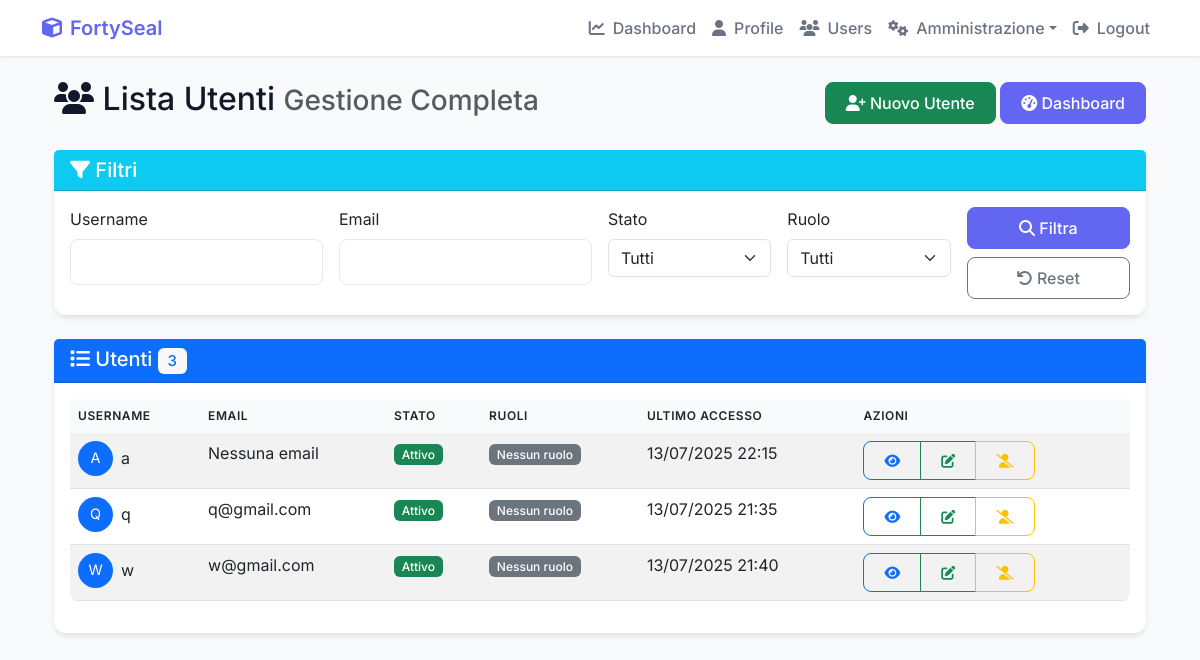
The page /user-management/users/ (signed in) on the database as committed earlier.
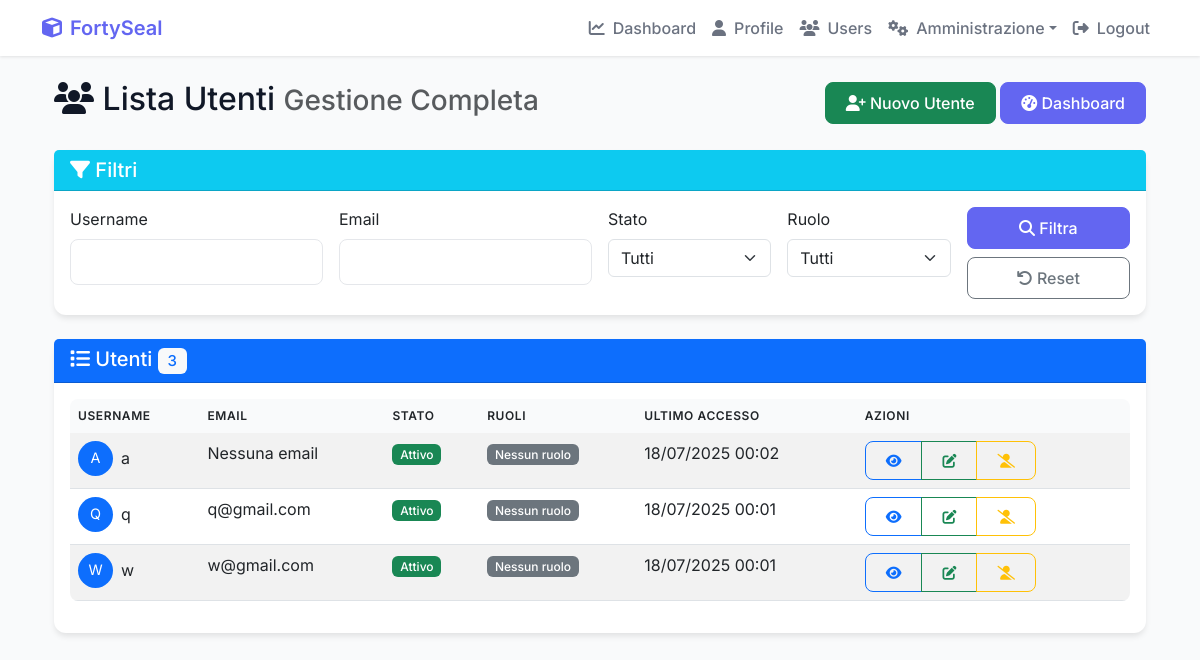
The same page on the database as committed later.
### Cripto1/models.py (models this page shows, shortened)
class UserProfile(models.Model):
    user = models.OneToOneField(User, on_delete=models.CASCADE)
    user_key = models.CharField(max_length=255, unique=True) # Keep as a unique identifier (can be hash of public key)
    public_key = models.TextField(null=True, blank=True) # Allow null for existing rows
    private_key = EncryptedTextField(null=True, blank=True) # Allow null for existing rows
    balance = models.FloatField(default=0.0)
    created_at = models.DateTimeField(auto_now_add=True)
    profile_picture = models.ImageField(upload_to='profile_pics/', blank=True, null=True)
    is_active = models.BooleanField(default=True)
    last_login_ip = models.GenericIPAddressField(null=True, blank=True)
    last_login_date = models.DateTimeField(null=True, blank=True)
    login_attempts = models.IntegerField(default=0)
    locked_until = models.DateTimeField(null=True, blank=True)
    sso_provider = models.CharField(max_length=50, blank=True, null=True)  # Per SSO
    sso_id = models.CharField(max_length=255, blank=True, null=True)  # ID esterno per SSO
    department = models.CharField(max_length=100, blank=True, null=True)
    position = models.CharField(max_length=100, blank=True, null=True)
    phone = models.CharField(max_length=20, blank=True, null=True)
    emergency_contact = models.CharField(max_length=255, blank=True, null=True)
    notes = models.TextField(blank=True, null=True)
    def is_locked(self):
        if self.locked_until and timezone.now() < self.locked_until:
            return True
        return False
    def update_last_login(self, ip_address=None):
        self.last_login_date = timezone.now()
        if ip_address:
            self.last_login_ip = ip_address
        self.save()

### Cripto1/views.py (the view)
    def wrapper(request, *args, **kwargs):
        if not request.user.is_authenticated:
            messages.error(request, "Devi essere autenticato per accedere a questa sezione.")
            return redirect('Cripto1:login')
        return view_func(request, *args, **kwargs)

### Cripto1/views.py (called while the page is built)
def user_management_required(view_func):
    def wrapper(request, *args, **kwargs):
        if not request.user.is_authenticated:
            messages.error(request, "Devi essere autenticato per accedere a questa sezione.")
            return redirect('Cripto1:login')
        return view_func(request, *args, **kwargs)
    return wrapper

### Cripto1/templates/Cripto1/user_management/user_list.html (shortened to what the changed rows need)
{% extends 'Cripto1/base.html' %}
{% load static %}
{% block content %}
<div class="container-fluid mt-4">
    <div class="row">
        <div class="col-12">
            <div class="d-flex justify-content-between align-items-center mb-4">
                <h2>
                    <i class="fas fa-users"></i> Lista Utenti
                    <small class="text-muted">Gestione Completa</small>
                </h2>
            </div>
        </div>
    </div>
    <div class="row">
        <div class="col-12">
            <div class="card border-primary">
                <div class="card-body">
                    {% if page_obj %}
                        <div class="table-responsive">
                            <table class="table table-striped table-hover">
                                <thead>
                                    <tr>
                                        <th>Username</th>
                                        <th>Email</th>
                                        <th>Stato</th>
                                        <th>Ruoli</th>
                                        <th>Ultimo Accesso</th>
                                        <th>Azioni</th>
                                    </tr>
                                </thead>
                                <tbody>
                                    {% for user_profile in page_obj %}
                                        <tr>
                                            <td>
                                                <div class="d-flex align-items-center">
                                                    <div class="bg-primary text-white rounded-circle d-flex align-items-center justify-content-center me-2" style="width: 35px; height: 35px; font-size: 0.9rem;">
                                                        {{ user_profile.user.username|first|upper }}
                                                    </div>
                                                    {{ user_profile.user.username }}
                                                </div>
                                            </td>
                                            <td>{{ user_profile.user.email|default:"Nessuna email" }}</td>
                                            <td>
                                                {% if user_profile.is_active %}
                                                    <span class="badge bg-success">Attivo</span>
                                                {% else %}
                                                    {% if user_profile.login_attempts >= 3 %}
                                                        <span class="badge bg-danger">Bloccato</span>
                                                    {% else %}
                                                        <span class="badge bg-warning text-dark">Inattivo</span>
                                                    {% endif %}
                                                {% endif %}
                                            </td>
                                            <td>
                                                {% for user_role in user_profile.user.userrole_set.all %}
                                                    <span class="badge bg-info">{{ user_role.role.name }}</span>
                                                {% empty %}
                                                    <span class="badge bg-secondary">Nessun ruolo</span>
                                                {% endfor %}
                                            </td>
                                            <td>
                                                {% if user_profile.user.last_login %}
                                                    {{ user_profile.user.last_login|date:"d/m/Y H:i" }}
                                                {% else %}
                                                    <span class="text-muted">Mai</span>
                                                {% endif %}
                                            </td>
                                            <td>
                                                <div class="btn-group">
                                                    <a href="{% url 'Cripto1:user_detail' user_profile.user.id %}" class="btn btn-sm btn-outline-primary">
                                                        <i class="fas fa-eye"></i>
                                                    </a>
                                                    <a href="{% url 'Cripto1:edit_user' user_profile.user.id %}" class="btn btn-sm btn-outline-success">
                                                        <i class="fas fa-edit"></i>
                                                    </a>
                                                    {% if user_profile.is_active %}
                                                        <a href="{% url 'Cripto1:toggle_user_status' user_profile.user.id %}" class="btn btn-sm btn-outline-warning">
                                                            <i class="fas fa-user-slash"></i>
                                                        </a>
                                                    {% else %}
                                                        <a href="{% url 'Cripto1:toggle_user_status' user_profile.user.id %}" class="btn btn-sm btn-outline-success">
                                                            <i class="fas fa-user-check"></i>
                                                        </a>
                                                    {% endif %}
                                                </div>
                                            </td>
                                        </tr>
                                    {% endfor %}
                                </tbody>
                            </table>
                        </div>
                    {% else %}
                        <div class="text-center py-4">
                            <i class="fas fa-users fa-3x text-muted mb-3"></i>
                            <h5 class="text-muted">Nessun utente trovato</h5>
                            <p>Prova a modificare i filtri o <a href="{% url 'Cripto1:create_user' %}">crea un nuovo utente</a>.</p>
                        </div>
                    {% endif %}
                </div>
            </div>
        </div>
    </div>
</div>
{% endblock %}

Rows that differ between the two databases and show on the page:
changed UserProfile "Nessuna email": user.last_login "13/07/2025 22:15" → "18/07/2025 00:02"
changed UserProfile "q@gmail.com": user.last_login "13/07/2025 21:35" → "18/07/2025 00:01"
changed UserProfile "w@gmail.com": user.last_login "13/07/2025 21:40" → "18/07/2025 00:01"
